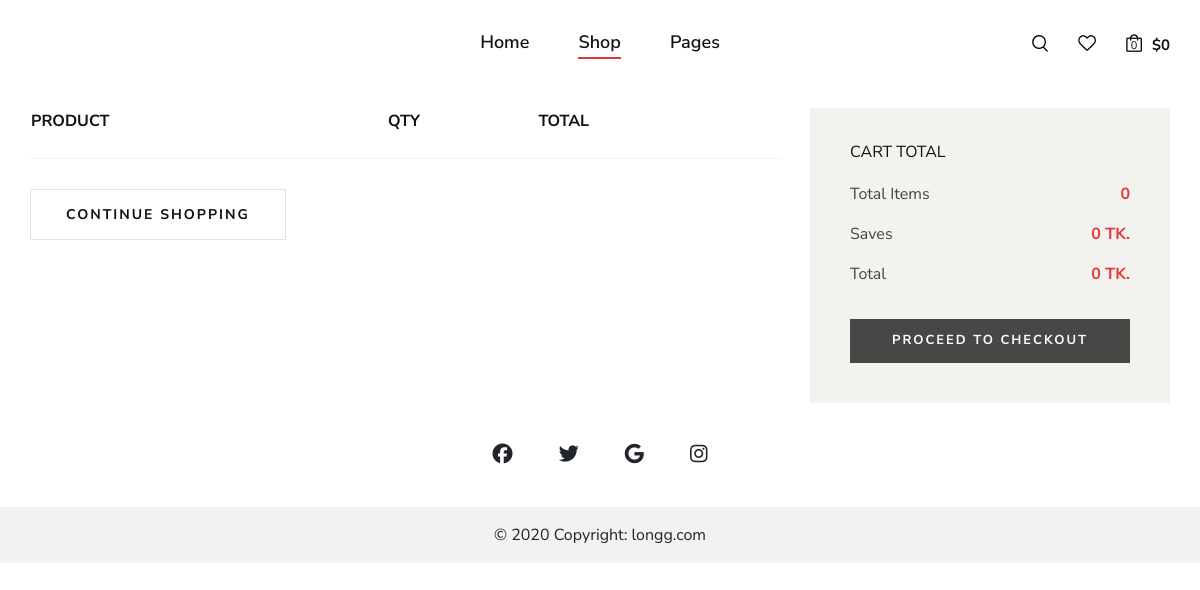
The page /cart/ (signed in) on the database as committed earlier.
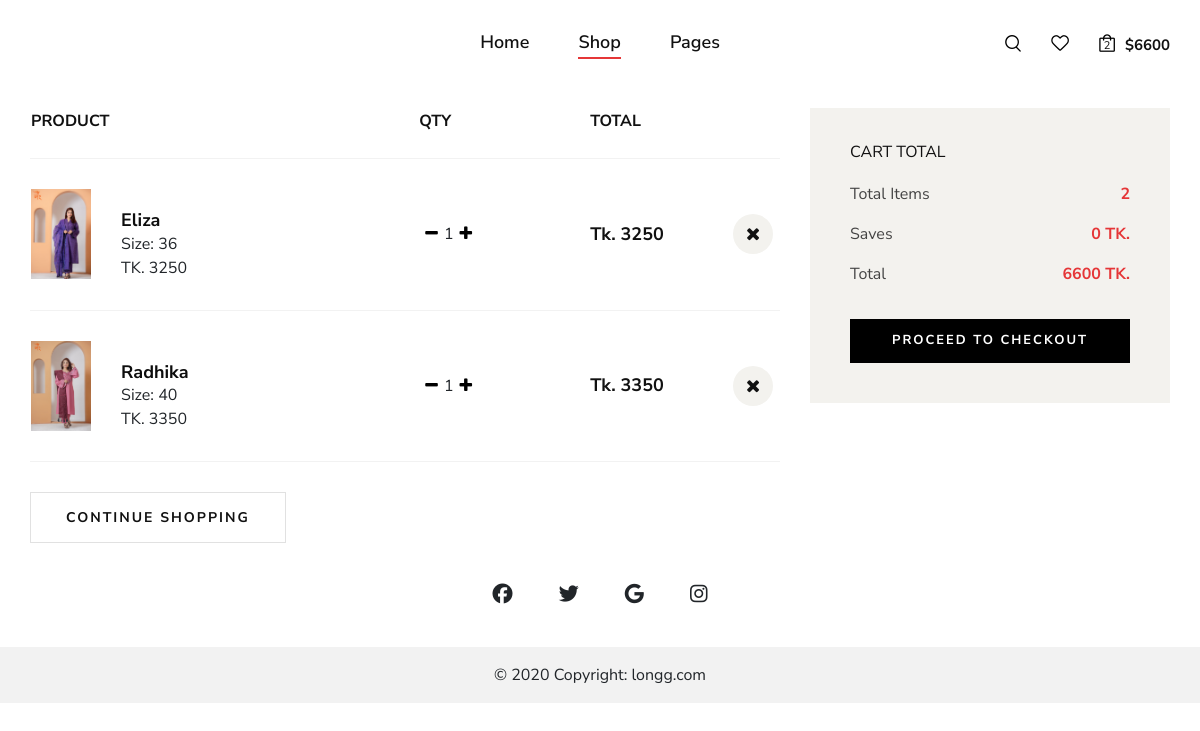
The same page on the database as committed later.
### shop/models.py (models this page shows, shortened)
class Order(models.Model):
    STATUS_CHOICES = [
        ('not_confirm','not_confirm'),
        ('Confirmed','Confirmed'),
        ('Pending', 'Pending'),
        ('Processing', 'Processing'),
        ('Shipped', 'Shipped'),
        ('Delivered', 'Delivered'),
        ('Cancelled', 'Cancelled'),
    ]
    LOCATION_CHOICES = [
        ('inside_dhaka', 'Inside Dhaka'),
        ('outside_dhaka', 'Outside Dhaka'),
    ]
    user=models.ForeignKey(UserProfile,on_delete=models.SET_NULL,null=True)
    status = models.CharField(max_length=20, choices=STATUS_CHOICES, default='Pending')
    items = models.ManyToManyField('Product', through='OrderItem')
    created_at=models.DateTimeField(default=now,blank=True)
    complete=models.BooleanField(default=False,blank=True)
    order_id=models.CharField(max_length=20,null=True,blank=True)
    coupon=models.BooleanField(default=False,null=True,blank=True)
    coupon_percentange=models.PositiveIntegerField(default=0,null=True,blank=True)
    cancel_reason=models.TextField(null=True,blank=True)
    location = models.CharField(max_length=20, choices=LOCATION_CHOICES, null=True, blank=True)
    totalbill= models.PositiveIntegerField(default=0)
    delivary_charge = models.PositiveIntegerField(default=False)
    @property
    def get_total(self):
        order_items = OrderItem.objects.filter(order=self)
        total = sum(item.item_total for item in order_items)
        if self.coupon:
            total-=total*(self.coupon_percentange/100)
        return int(total)
    @property
    def total_items(self):
        order_items = OrderItem.objects.filter(order=self)
        total = sum(item.quantity for item in order_items)
        return total

class OrderItem(models.Model):
    product=models.ForeignKey(Product,on_delete=models.CASCADE,null=True)
    quantity=models.IntegerField(default=0)
    add_on_product= models.ManyToManyField(AddOnProduct)
    order = models.ForeignKey(Order, related_name='order_items',null=True, on_delete=models.CASCADE)
    size=models.CharField(max_length=10,blank=True,null=True)
    is_stitched = models.BooleanField(default=True)
    @property
    def item_total(self):
        add_on = self.add_on_product.all()
        total_add_on = sum(add_pro.price for add_pro in add_on)
        if  self.is_stitched:
            total=self.product.price*self.quantity
        else:
            total=self.product.unstitched_price*self.quantity
        return total+(total_add_on*self.quantity)

class Product(models.Model):
    name=models.CharField(max_length=100)
    slug = AutoSlugField(populate_from='name',unique=True,null=True,default=None)
    product_code=models.CharField(max_length=100,null=True,blank=True)
    add_on_product=models.ManyToManyField(AddOnProduct,blank=True)
    add_on_product2=models.ManyToManyField(AddOnProduct,related_name='ad_on_2',blank=True)
    add_on_product3=models.ManyToManyField(AddOnProduct,related_name="ad_on_3",blank=True)
    description=models.TextField(null=True,blank=True)
    price = models.IntegerField(default=0)
    unstitched_price = models.PositiveIntegerField(default=0)
    discount_percent=models.IntegerField(default=0)
    main_price = models.IntegerField(default=0)
    discount=models.BooleanField(default=True,null=True,blank=False)
    productCategory = models.ManyToManyField(ProductCategory)
    image=ResizedImageField(upload_to='product-image/',blank=True,null=True)
    image2=ResizedImageField(upload_to='product-image/',blank=True,null=True)
    image3=ResizedImageField(upload_to='product-image/',blank=True,null=True)
    image4=ResizedImageField(upload_to='product-image/',blank=True,null=True)
    arrive_at=models.DateTimeField(default=now,blank=True)
    new_arrival=models.BooleanField(default=False,blank=True)
    tags = TaggableManager()
    in_stock=models.BooleanField(default=True,blank=True)
    ratting = models.FloatField(default=0)
    @property
    def imageURL(self):
        try:
            url=self.image.url
        except:
            url=''
        return url

### shop/views.py (the view, shortened to what this page needs)
# urls.py: path('cart/',cart, name="cart"),
def cart(request):
    userProfile = check_user(request)
    order = None
    if userProfile:
        try:
            order = Order.objects.get(user=userProfile, complete=False)
        except Order.DoesNotExist:
            order = None
    try:
        coupons = Cuppon.objects.all()
        print('My get_total', order.get_total if order else 0)
        print('My total bill:', order.totalbill if order else 0)
        saves = 0
        if order and order.coupon:
            saves = abs(order.total - order.get_total)
        print('get_order')
        context = {
            'order': order,
            'userProfile': userProfile,
            'saves': saves
        }
    except Exception as e:
        print(e)
        return render(request, 'shop/404.html')
    return render(request, 'shop/shopping-cart.html', context)

### shop/templates/shop/shopping-cart.html (shortened to what this page needs)
<!DOCTYPE html>
{% load static %}
<html lang="zxx">
<head>
    <link rel="stylesheet" href="https://cdnjs.cloudflare.com/ajax/libs/font-awesome/6.5.1/css/all.min.css" />
    <link rel="stylesheet" href="{% static 'shop/css/bootstrap.min.css' %}" type="text/css">
    <link rel="stylesheet" href="{% static 'shop/css/font-awesome.min.css' %}" type="text/css">
    <link rel="stylesheet" href="{% static 'shop/css/elegant-icons.css' %}" type="text/css">
    <link rel="stylesheet" href="{% static 'shop/css/magnific-popup.css' %}" type="text/css">
    <link rel="stylesheet" href="{% static 'shop/css/nice-select.css' %}" type="text/css">
    <link rel="stylesheet" href="{% static 'shop/css/owl.carousel.min.css' %}" type="text/css">
    <link rel="stylesheet" href="{% static 'shop/css/slicknav.min.css' %}" type="text/css">
    <link rel="stylesheet" href="{% static 'shop/css/style.css' %}" type="text/css">
</head>
<body>
    <header class="header mb-4">
        <div class="container">
            <div class="row">
                <div class="col-lg-3 col-md-3">
                    <div class="header__logo">
                    </div>
                </div>
                <div class="col-lg-6 col-md-6">
                    <nav class="header__menu mobile-menu">
                        <ul>
                            <li><a href="/">Home</a></li>
                            <li class="active"><a href="">Shop</a></li>
                            <li><a href="#">Pages</a>
                            </li>
                        </ul>
                    </nav>
                </div>
                <div class="col-lg-3 col-md-3">
                    <div class="header__nav__option">
                        <a href="#" class="search-switch"><img src="img/icon/search.png" alt=""></a>
                        <a href="#"><img src="img/icon/heart.png" alt=""></a>
                        <a href="{% url 'cart' %}"><img src="{% static 'shop/img/icon/cart.png' %}" alt=""> <span>{{order.total_items}}</span></a>
                        <div class="price">${{order.get_total}}</div>
                    </div>
                </div>
            </div>
        </div>
    </header>
    <section class="shopping-cart spad">
        <div class="container">
            <div class="row">
                <div class="col-lg-8">
                    <div class="shopping__cart__table">
                        <table>
                            <thead>
                                <tr>
                                    <th>Product</th>
                                    <th>Qty</th>
                                    <th>Total</th>
                                    <th></th>
                                </tr>
                            </thead>
                            <tbody>
                                {% for item in order.order_items.all %}
                                    <tr>
                                        <td class="product__cart__item">
                                            <div class="product__cart__item__pic">
                                                <img src="{{item.product.imageURL}}" height="90" width="auto" alt="">
                                            </div>
                                            <div class="product__cart__item__text">
                                                <h5>{{item.product.name}}</h5>
                                                <span>Size: {{item.size}}</span>
    <br>
                                                {% if item.is_stitched %}
                                                <span>TK. {{item.product.price}}</span>
                                                {% else %}
                                                <span>TK. {{item.product.unstitched_price}}</span>
                                                {% endif %}
                                            </div>
                                        </td>
                                        <td class="quantity__item">
                                            <div class="quantity">
                                                <form method="post" action="{% url 'update_item' %}">
                                                <button type="submit" class="btn-number"  style="border: none;background: none;" >
                                                <i class="fa fa-minus"></i>
                                                </button>
                                                </form>
                                                <span>{{item.quantity}}</span>
                                                <form method="post" action="{% url 'update_item' %}">
                                                <button type="submit" class="btn-number"  style="border: none;background: none;">
                                                <i class="fa fa-plus"></i>
                                                </button>
                                                </form>
                                            </div>
                                        </td>
                                        <td class="cart__price">Tk. {{item.item_total}}</td>
                                        <td class="cart__close">
                                            <form method="post" action="{% url 'update_item' %}">
                                            <button type="submit" class="btn-number"  style="border: none;background: none;">
                                            <i class="fa fa-close"></i>
                                            </button>
                                            </form>
                                        </td>
                                    </tr>
                                {% endfor %}
                                </tbody>
                        </table>
                    </div>
                    <div class="row">
                        <div class="col-lg-6 col-md-6 col-sm-6">
                            <div class="continue__btn">
                                <a href="/">Continue Shopping</a>
                            </div>
                        </div>
                        <div class="col-lg-6 col-md-6 col-sm-6">
                        </div>
                    </div>
                </div>
                <div class="col-lg-4">
                    <div class="cart__total">
                        <h6>Cart total</h6>
                        <ul>
                            <li>Total Items <span>{{order.total_items}}</span></li>
                            <li>Saves <span>{{saves}} TK.</span></li>
                            <li>Total <span>{{order.get_total}} TK. </span></li>
                        </ul>
                        {% if order.total_items %}
                        <a href="{% url 'location_choice' pk=order.id %}" class="primary-btn" >Proceed to checkout</a>
                        {% else %}
                        <a href="#" class="primary-btn" style="opacity: .7; cursor:none">Proceed to checkout</a>
                        {% endif %}
                    </div>
                </div>
            </div>
        </div>
    </section>
    <footer class="text-center bg-body-tertiary">
        <div class="container pt-4">
          <section class="mb-4">
            <a
              data-mdb-ripple-init
              class="btn btn-link btn-floating btn-lg text-body m-1"
              href="#!"
              role="button"
              data-mdb-ripple-color="dark"
              ><i class="fab fa-facebook-f"></i
            ></a>
            <a
              data-mdb-ripple-init
              class="btn btn-link btn-floating btn-lg text-body m-1"
              href="#!"
              role="button"
              data-mdb-ripple-color="dark"
              ><i class="fab fa-twitter"></i
            ></a>
            <a
              data-mdb-ripple-init
              class="btn btn-link btn-floating btn-lg text-body m-1"
              href="#!"
              role="button"
              data-mdb-ripple-color="dark"
              ><i class="fab fa-google"></i
            ></a>
            <a
              data-mdb-ripple-init
              class="btn btn-link btn-floating btn-lg text-body m-1"
              href="#!"
              role="button"
              data-mdb-ripple-color="dark"
              ><i class="fab fa-instagram"></i
            ></a>
          </section>
        </div>
        <div class="text-center p-3" style="background-color: rgba(0, 0, 0, 0.05);">
          © 2020 Copyright:
          <a class="text-body" href="https://mdbootstrap.com/">longg.com</a>
        </div>
      </footer>
</body>
</html>

Rows that differ between the two databases and show on the page:
no longer on this page (row edited): Order: total_items "0", get_total "0"
added Order: total_items "2", get_total "6600"
added OrderItem: product.imageURL (picture), product.name "Eliza", size "36", product.price "3250", quantity "1", item_total "3250"
added OrderItem: product.imageURL (picture), product.name "Radhika", size "40", product.price "3350", quantity "1", item_total "3350"
